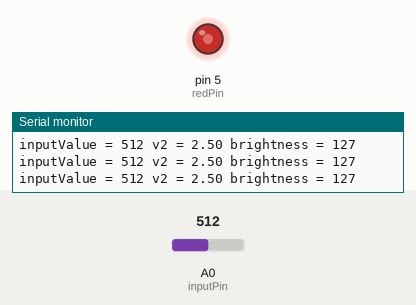
Bench run of a sketch on a simulated Arduino Uno, built with avr-gcc and run on an emulated ATmega328P. Parts: output pins drawn as LEDs (lit = HIGH), the last lines printed to the serial monitor. The inputs (shaded band) are chosen by the test bench; at power-on: A0 (inputPin) = 512.

Above: at 1.2 s.
1.3 s: A0 (inputPin) set to 419
At 1.8 s:
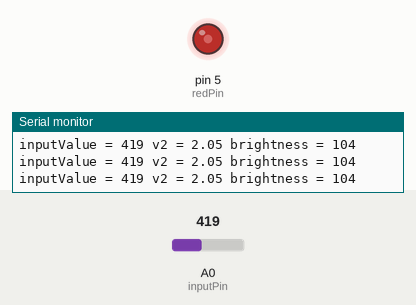
2.8 s: A0 (inputPin) set to 387
At 4.1 s:
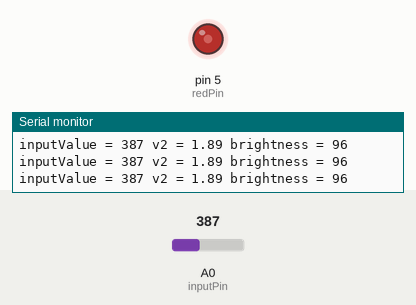
5.8 s: A0 (inputPin) set to 716
At 6.6 s:
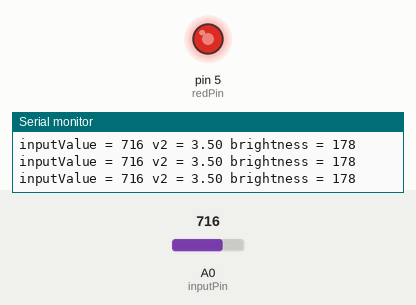
7.3 s: A0 (inputPin) set to 992
At 7.7 s:
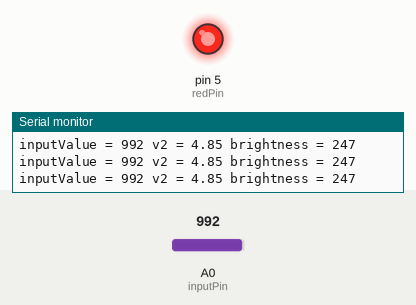
8.8 s: A0 (inputPin) set to 1018
At 10.0 s:
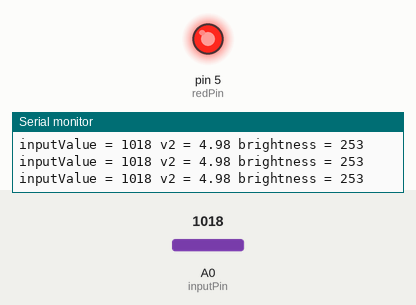
11.8 s: A0 (inputPin) set to 122
At 12.7 s:
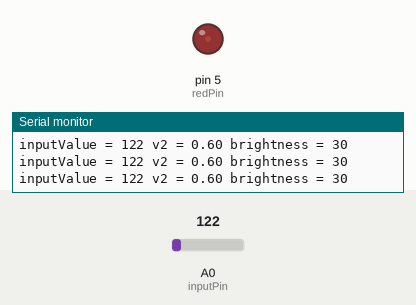
Timing chart, 0 to 14.3 s (numbered marks = the images above; inputs shaded):
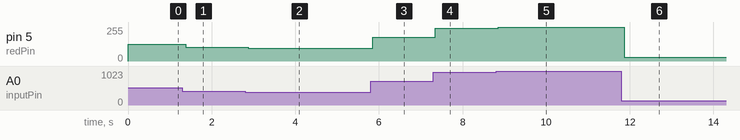

The sketch:

Class_10_AnalogRead_AnalogPrint__LED_Brightness_Controlling_.ino
```cpp
int redPin = 5;
int inputPin = A0;
int inputValue ;
int brightness;
float v2;


void setup() {
  // put your setup code here, to run once:
  Serial.begin(9600);
  pinMode(redPin,OUTPUT);
  pinMode(inputPin, INPUT);

}

void loop() {
  // put your main code here, to run repeatedly:
  inputValue = analogRead(inputPin);
  v2 = (5./1023.)*inputValue;
  Serial.print("inputValue = ");
  Serial.print(inputValue);
  Serial.print(" v2 = ");
  Serial.print(v2);

  brightness = (255./1023.)*inputValue;
  Serial.print(" brightness = ");
  Serial.println(brightness);

  analogWrite(redPin,brightness);
}
```

Measured:
- after the input at 1.3 s, pin 5 (redPin): 127/255 → 104/255 after 0.08 s
- after the input at 2.8 s, pin 5 (redPin): 104/255 → 96/255 after 0.08 s
- after the input at 5.8 s, pin 5 (redPin): 96/255 → 178/255 after 0.06 s
- after the input at 7.3 s, pin 5 (redPin): 178/255 → 247/255 after 0.05 s
- after the input at 8.8 s, pin 5 (redPin): 247/255 → 253/255 after 0.05 s
- after the input at 11.8 s, pin 5 (redPin): 253/255 → 30/255 after 0.06 s
